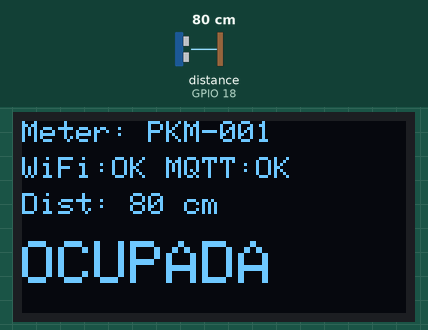
Recording of a program running on a simulated ESP32. Parts: 128×64 one-colour display. Wiring (inferred from the names in the program): ultrasonic range finder: trigger GPIO 5; echo GPIO 18. Inputs (shaded band) come from the test bench; at power-on: distance to the obstacle (sensor on GPIO 18) 80 cm. The echo pulse lasts 58.3 µs per cm; WiFi joins after 1.5 s; servers stay silent unless stated; no MQTT or app messages arrive unless stated; what the program prints to the serial monitor is not drawn.

Above: at 2.8 s.
2.9 s: distance to the obstacle (sensor on GPIO 18) set to 120 cm
At 4.6 s:
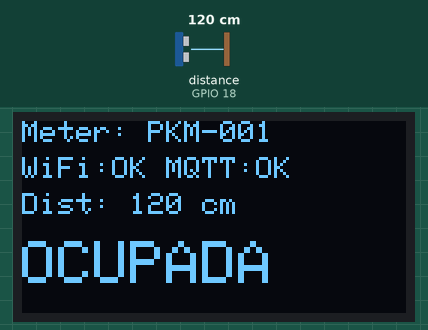
5.9 s: distance to the obstacle (sensor on GPIO 18) set to 2 cm
At 7.6 s:
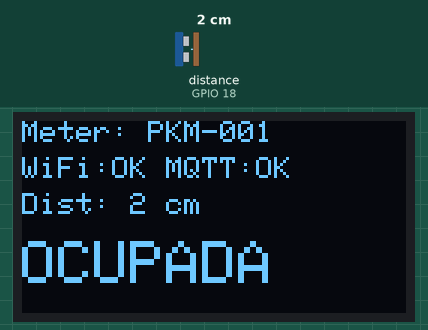
7.9 s: distance to the obstacle (sensor on GPIO 18) set to 4 cm
At 9.3 s:
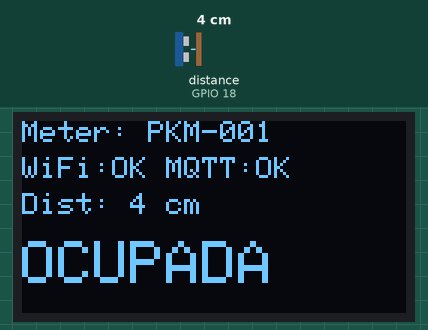
9.7 s: distance to the obstacle (sensor on GPIO 18) set to 77 cm
At 10.8 s:
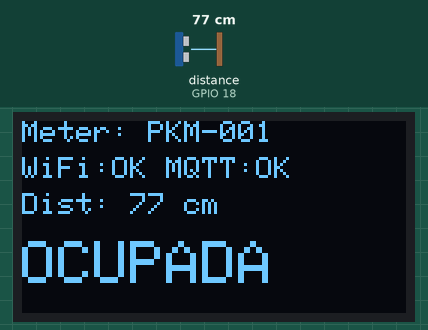
11.5 s: distance to the obstacle (sensor on GPIO 18) set to 85 cm
At 14.3 s:
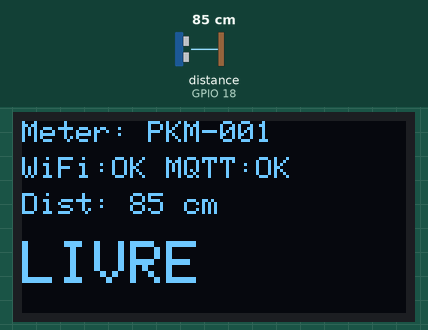
14.5 s: distance to the obstacle (sensor on GPIO 18) set to 250 cm
At 16.1 s:
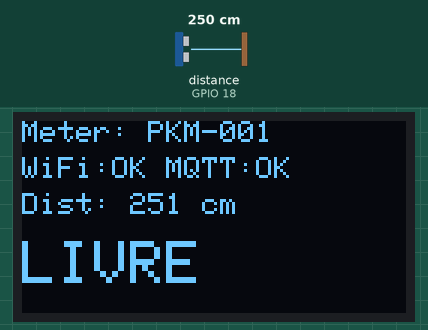
Timing chart, 0 to 17.3 s (numbered marks = the images above; inputs shaded):
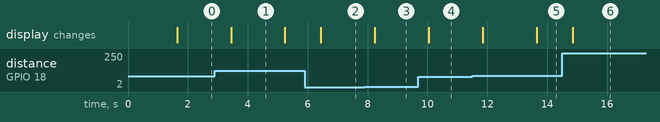

Measured:
- the behaviour switches between 80 and 81 cm on distance to the obstacle (sensor on GPIO 18) (found by bisection; images 4 and 5)
- after the input at 2.9 s, the display: changes after 0.54 s (image 1)
- after the input at 5.9 s, the display: changes after 0.54 s (image 2)
- after the input at 7.9 s, the display: changes after 0.34 s (image 3)
- after the input at 9.7 s, the display: changes after 0.34 s (image 4)
- after the input at 11.5 s, the display: first changes after 0.35 s (image 5 shows a later state)
- after the input at 14.5 s, the display: changes after 0.36 s (image 6)

The program:

main.cpp
```cpp
#include <Arduino.h>
#include <WiFi.h>
#include <PubSubClient.h>
#include <Wire.h>
#include <Adafruit_GFX.h>
#include <Adafruit_SSD1306.h>
#include "config.h"

// ── Estado da vaga ────────────────────────────────────────────────────────────
enum class SpotState { UNKNOWN, OCCUPIED, FREE };

static SpotState currentState   = SpotState::UNKNOWN;
static SpotState lastPublished  = SpotState::UNKNOWN;

// Marca o momento em que a vaga ficou continuamente vazia
static unsigned long freeStartMs = 0;
static bool         freeTimerRunning = false;

// ── Timestamps não-bloqueantes ────────────────────────────────────────────────
static unsigned long lastSensorReadMs  = 0;
static unsigned long lastConnCheckMs   = 0;
static unsigned long lastPublishMs     = 0;
static unsigned long lastOledUpdateMs  = 0;
static unsigned long lastHeartbeatMs   = 0; // Novo timer para envio periódico

// ── Clientes ─────────────────────────────────────────────────────────────────
WiFiClient   wifiClient;
PubSubClient mqttClient(wifiClient);

// ── OLED ─────────────────────────────────────────────────────────────────────
Adafruit_SSD1306 oled(OLED_WIDTH, OLED_HEIGHT, &Wire, -1);
static bool oledOk = false;

// ── Tópico MQTT ──────────────────────────────────────────────────────────────
static char mqttTopic[80];
static char mqttClientId[40];

// ─────────────────────────────────────────────────────────────────────────────
// Protótipos
// ─────────────────────────────────────────────────────────────────────────────
void setupOled();
void setupWifi();
void setupMqtt();
void ensureWifi();
void ensureMqtt();
long readDistanceCm();
void processDistance(long cm);
void publishState(SpotState state);
void updateOled(long cm);
void mqttCallback(char* topic, byte* payload, unsigned int length);

// ─────────────────────────────────────────────────────────────────────────────
// Setup
// ─────────────────────────────────────────────────────────────────────────────
void setup() {
    Serial.begin(115200);
    Serial.printf("\n[PontoLivre] FW %s  Meter: %s\n", FW_VERSION, METER_ID);

    // HC-SR04
    pinMode(HCSR04_TRIG_PIN, OUTPUT);
    pinMode(HCSR04_ECHO_PIN, INPUT);
    digitalWrite(HCSR04_TRIG_PIN, LOW);

    // OLED
    Wire.begin(OLED_SDA_PIN, OLED_SCL_PIN);
    setupOled();

    // Tópico + client ID
    snprintf(mqttTopic,    sizeof(mqttTopic),    "parquimetro/%s/status", METER_ID);
    snprintf(mqttClientId, sizeof(mqttClientId), "esp32-%s", METER_ID);

    // WiFi + MQTT
    setupWifi();
    setupMqtt();
}

// ─────────────────────────────────────────────────────────────────────────────
// Loop — sem delay(), sem blocking
// ─────────────────────────────────────────────────────────────────────────────
void loop() {
    unsigned long now = millis();

    // 1. Garantir conectividade
    if (now - lastConnCheckMs >= CONN_CHECK_INTERVAL_MS) {
        lastConnCheckMs = now;
        ensureWifi();
        ensureMqtt();
    }

    // 2. Processar loop MQTT (manter keep-alive e receber mensagens)
    mqttClient.loop();

    // 3. Leitura do sensor
    if (now - lastSensorReadMs >= SENSOR_READ_INTERVAL_MS) {
        lastSensorReadMs = now;
        long cm = readDistanceCm();
        processDistance(cm);

        // Atualizar OLED a cada 500ms (não a cada leitura, para reduzir flickering)
        if (now - lastOledUpdateMs >= 500) {
            lastOledUpdateMs = now;
            updateOled(cm);
        }
    }

    // 4. Envio periódico de status (Heartbeat a cada 5 segundos)
    if (now - lastHeartbeatMs >= 5000) {
        lastHeartbeatMs = now;
        if (currentState != SpotState::UNKNOWN) {
            Serial.println("[MQTT] Enviando status periodico...");
            publishState(currentState);
        } else {
            // Se ainda não sabe o estado, envia "Livre" por padrão para registro inicial
            publishState(SpotState::FREE);
        }
    }
}

// ─────────────────────────────────────────────────────────────────────────────
// WiFi
// ─────────────────────────────────────────────────────────────────────────────
void setupWifi() {
    Serial.printf("[WiFi] Conectando a %s", WIFI_SSID);
    WiFi.mode(WIFI_STA);
    WiFi.begin(WIFI_SSID, WIFI_PASSWORD);
    WiFi.setAutoReconnect(true);

    // Espera bloqueante apenas no setup inicial (até 20s)
    unsigned long t = millis();
    while (WiFi.status() != WL_CONNECTED && millis() - t < 20000) {
        delay(500);
        Serial.print(".");
    }

    if (WiFi.status() == WL_CONNECTED) {
        Serial.printf("\n[WiFi] Conectado. IP: %s\n", WiFi.localIP().toString().c_str());
    } else {
        Serial.println("\n[WiFi] Timeout — continuando sem WiFi.");
    }
}

void ensureWifi() {
    if (WiFi.status() != WL_CONNECTED) {
        Serial.println("[WiFi] Reconectando...");
        WiFi.disconnect();
        WiFi.begin(WIFI_SSID, WIFI_PASSWORD);
    }
}

// ─────────────────────────────────────────────────────────────────────────────
// MQTT
// ─────────────────────────────────────────────────────────────────────────────
void setupMqtt() {
    mqttClient.setServer(MQTT_BROKER, MQTT_PORT);
    mqttClient.setCallback(mqttCallback);
    mqttClient.setKeepAlive(30);
    mqttClient.setSocketTimeout(10);
    ensureMqtt();
}

void ensureMqtt() {
    if (WiFi.status() != WL_CONNECTED) return;
    if (mqttClient.connected()) return;

    Serial.printf("[MQTT] Conectando a %s:%d...", MQTT_BROKER, MQTT_PORT);

    bool ok;
    if (strlen(MQTT_USER) > 0) {
        ok = mqttClient.connect(mqttClientId, MQTT_USER, MQTT_PASS);
    } else {
        ok = mqttClient.connect(mqttClientId);
    }

    if (ok) {
        Serial.println(" OK");
        // Re-publicar estado atual após reconexão
        if (lastPublished != SpotState::UNKNOWN) {
            publishState(lastPublished);
        }
    } else {
        Serial.printf(" FALHOU (rc=%d)\n", mqttClient.state());
    }
}

void mqttCallback(char* topic, byte* payload, unsigned int length) {
    // Parquímetro apenas publica; este callback é mantido por extensibilidade
    char msg[length + 1];
    memcpy(msg, payload, length);
    msg[length] = '\0';
    Serial.printf("[MQTT] Recebido [%s]: %s\n", topic, msg);
}

// ─────────────────────────────────────────────────────────────────────────────
// Sensor HC-SR04
// ─────────────────────────────────────────────────────────────────────────────
long readDistanceCm() {
    // Pulso de trigger
    digitalWrite(HCSR04_TRIG_PIN, LOW);
    delayMicroseconds(2);
    digitalWrite(HCSR04_TRIG_PIN, HIGH);
    delayMicroseconds(10);
    digitalWrite(HCSR04_TRIG_PIN, LOW);

    long duration = pulseIn(HCSR04_ECHO_PIN, HIGH, ECHO_TIMEOUT_US);
    if (duration == 0) return -1; // timeout → sem objeto detectado

    long cm = duration / 58L;
    return cm;
}

// ─────────────────────────────────────────────────────────────────────────────
// Lógica de detecção de vaga
// ─────────────────────────────────────────────────────────────────────────────
void processDistance(long cm) {
    unsigned long now = millis();

    bool objectDetected = (cm > 0 && cm <= OCCUPIED_THRESHOLD_CM);

    if (objectDetected) {
        // Vaga ocupada — cancela timer de "livre"
        freeTimerRunning = false;
        freeStartMs = 0;

        if (currentState != SpotState::OCCUPIED) {
            currentState = SpotState::OCCUPIED;
            Serial.printf("[Sensor] Vaga OCUPADA (%.0ld cm)\n", cm);
        }

        // Publicar "Ocupado" se estado mudou ou debounce passou
        if (lastPublished != SpotState::OCCUPIED &&
            now - lastPublishMs >= PUBLISH_DEBOUNCE_MS) {
            publishState(SpotState::OCCUPIED);
        }

    } else {
        // Sem objeto detectado

        if (currentState == SpotState::OCCUPIED || currentState == SpotState::UNKNOWN) {
            // Acabou de ficar vazia — inicia temporizador de 15 segundos
            if (!freeTimerRunning) {
                freeTimerRunning = true;
                freeStartMs = now;
                Serial.printf("[Sensor] Vaga possivelmente livre — aguardando %lus de confirmacao\n",
                              FREE_CONFIRM_MS / 1000);
            }
        }

        // Checar se passou o tempo de confirmação (15s contínuos vazio)
        if (freeTimerRunning && now - freeStartMs >= FREE_CONFIRM_MS) {
            freeTimerRunning = false;

            if (currentState != SpotState::FREE) {
                currentState = SpotState::FREE;
                Serial.println("[Sensor] Vaga LIVRE confirmada");
            }

            if (lastPublished != SpotState::FREE &&
                now - lastPublishMs >= PUBLISH_DEBOUNCE_MS) {
                publishState(SpotState::FREE);
            }
        }
    }
}

// ─────────────────────────────────────────────────────────────────────────────
// Publicação MQTT
// ─────────────────────────────────────────────────────────────────────────────
void publishState(SpotState state) {
    if (!mqttClient.connected()) return;

    const char* payload = (state == SpotState::OCCUPIED) ? "Ocupado" : "Livre";
    bool ok = mqttClient.publish(mqttTopic, payload, true); // retained = true

    if (ok) {
        lastPublished = state;
        lastPublishMs = millis();
        Serial.printf("[MQTT] Publicado [%s]: %s\n", mqttTopic, payload);
    } else {
        Serial.println("[MQTT] Falha ao publicar");
    }
}

// ─────────────────────────────────────────────────────────────────────────────
// OLED
// ─────────────────────────────────────────────────────────────────────────────
void setupOled() {
    oledOk = oled.begin(SSD1306_SWITCHCAPVCC, OLED_ADDRESS);
    if (!oledOk) {
        Serial.println("[OLED] Display nao encontrado — continuando sem display");
        return;
    }
    oled.clearDisplay();
    oled.setTextColor(SSD1306_WHITE);
    oled.setTextSize(1);
    oled.setCursor(0, 0);
    oled.println("PontoLivre");
    oled.printf("Meter: %s\n", METER_ID);
    oled.printf("FW: %s\n", FW_VERSION);
    oled.display();
    Serial.println("[OLED] Display inicializado");
}

void updateOled(long cm) {
    if (!oledOk) return;

    oled.clearDisplay();

    // Linha 1 — ID do parquímetro
    oled.setTextSize(1);
    oled.setCursor(0, 0);
    oled.printf("Meter: %s", METER_ID);

    // Linha 2 — Status WiFi/MQTT
    oled.setCursor(0, 12);
    oled.printf("WiFi:%s MQTT:%s",
        WiFi.status() == WL_CONNECTED ? "OK" : "NO",
        mqttClient.connected() ? "OK" : "NO");

    // Linha 3 — Distância lida
    oled.setCursor(0, 24);
    if (cm < 0) {
        oled.print("Dist: ---");
    } else {
        oled.printf("Dist: %ld cm", cm);
    }

    // Linha 4 — Status da vaga (grande)
    oled.setTextSize(2);
    oled.setCursor(0, 40);

    if (currentState == SpotState::OCCUPIED) {
        oled.print("OCUPADA");
    } else if (currentState == SpotState::FREE) {
        oled.print("LIVRE");
    } else {
        // Aguardando confirmação de livre
        if (freeTimerRunning) {
            unsigned long elapsed = (millis() - freeStartMs) / 1000;
            oled.setTextSize(1);
            oled.setCursor(0, 40);
            oled.printf("Confirmando...\n%lus/%lus",
                         elapsed, FREE_CONFIRM_MS / 1000);
        } else {
            oled.print("...");
        }
    }

    oled.display();
}
```

config.h
```cpp
#pragma once

// ── WiFi ──────────────────────────────────────────────────────────────────────
#define WIFI_SSID       "SeuWiFi"
#define WIFI_PASSWORD   "SuaSenha"

// ── MQTT ──────────────────────────────────────────────────────────────────────
// IP do computador rodando Mosquitto na mesma rede
#define MQTT_BROKER     "192.168.1.100"
#define MQTT_PORT       1883
#define MQTT_USER       ""
#define MQTT_PASS       ""

// ID único deste parquímetro — deve corresponder ao `code` no banco de dados
#define METER_ID        "PKM-001"

// Tópico publicado: parquimetro/<METER_ID>/status
// Payloads: "Ocupado" | "Livre"

// ── HC-SR04 ───────────────────────────────────────────────────────────────────
#define HCSR04_TRIG_PIN     5
#define HCSR04_ECHO_PIN     18

// Distância máxima para considerar vaga OCUPADA (cm)
// Ajuste conforme a altura de instalação do sensor
#define OCCUPIED_THRESHOLD_CM   80

// ── OLED SSD1306 (I2C) ────────────────────────────────────────────────────────
#define OLED_SDA_PIN        21
#define OLED_SCL_PIN        22
#define OLED_ADDRESS        0x3C
#define OLED_WIDTH          128
#define OLED_HEIGHT         64

// ── Temporização ──────────────────────────────────────────────────────────────
// Tempo contínuo vazio antes de publicar "Livre" (ms) — RN ESP32
#define FREE_CONFIRM_MS         2000UL    // Reduzido para 2 segundos para teste rápido

// Intervalo mínimo entre publicações do mesmo status (ms)
#define PUBLISH_DEBOUNCE_MS     1000UL    // Reduzido para 1 segundo

// Intervalo de leitura do sensor (ms) — sem delay() no loop
#define SENSOR_READ_INTERVAL_MS 200UL

// Timeout de eco do HC-SR04 (µs)
#define ECHO_TIMEOUT_US         30000UL

// Intervalo de verificação de conexão (ms)
#define CONN_CHECK_INTERVAL_MS  5000UL

// ── Versão do firmware ────────────────────────────────────────────────────────
#define FW_VERSION  "1.0.0"
```
